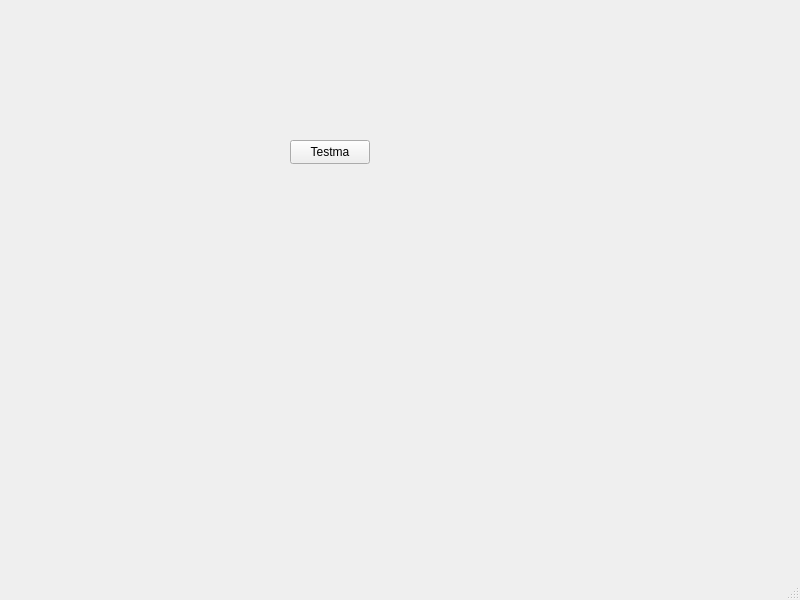
<?xml version="1.0" encoding="UTF-8"?>
<ui version="4.0">
 <class>MainWindow</class>
 <widget class="QMainWindow" name="MainWindow">
  <property name="geometry">
   <rect>
    <x>0</x>
    <y>0</y>
    <width>800</width>
    <height>600</height>
   </rect>
  </property>
  <property name="windowTitle">
   <string>MainWindow</string>
  </property>
  <widget class="QWidget" name="centralwidget">
   <widget class="QPushButton" name="timelineButton">
    <property name="geometry">
     <rect>
      <x>290</x>
      <y>140</y>
      <width>80</width>
      <height>24</height>
     </rect>
    </property>
    <property name="text">
     <string>Testma</string>
    </property>
   </widget>
  </widget>
  <widget class="QMenuBar" name="menubar">
   <property name="geometry">
    <rect>
     <x>0</x>
     <y>0</y>
     <width>800</width>
     <height>21</height>
    </rect>
   </property>
  </widget>
  <widget class="QStatusBar" name="statusbar"/>
 </widget>
 <resources/>
 <connections/>
</ui>
